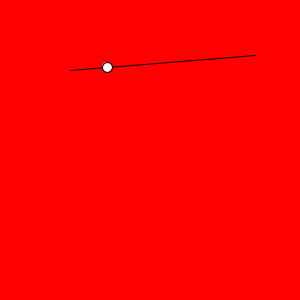
Frame 1 (no input)
Frame 60 (the mouse pressed at the canvas centre just before this capture): identical to frame 1, image omitted
Frame 120 (the mouse held since frame 60 and released just before this capture): identical to frame 1, image omitted

The Processing sketch that drew this single still picture (run headless with seeded random() and noise(); from frame 60 on, the mouse is pressed at the canvas centre):

// Processing sketch: LineAndBall_005
// ── LineAndBall_005.pde
float xh = 70;
float yh = 70;
float xo = 255;
float yo = 55;
float xf = xh + (xo - xh)/5;
float yf = yh + (yo - yh)/5;

void setup() {
  size(300, 300);
}

void draw() {
  background(255, 0, 0);
  line(xh, yh, xo, yo);
  ellipse(xf, yf, 10, 10);
}
